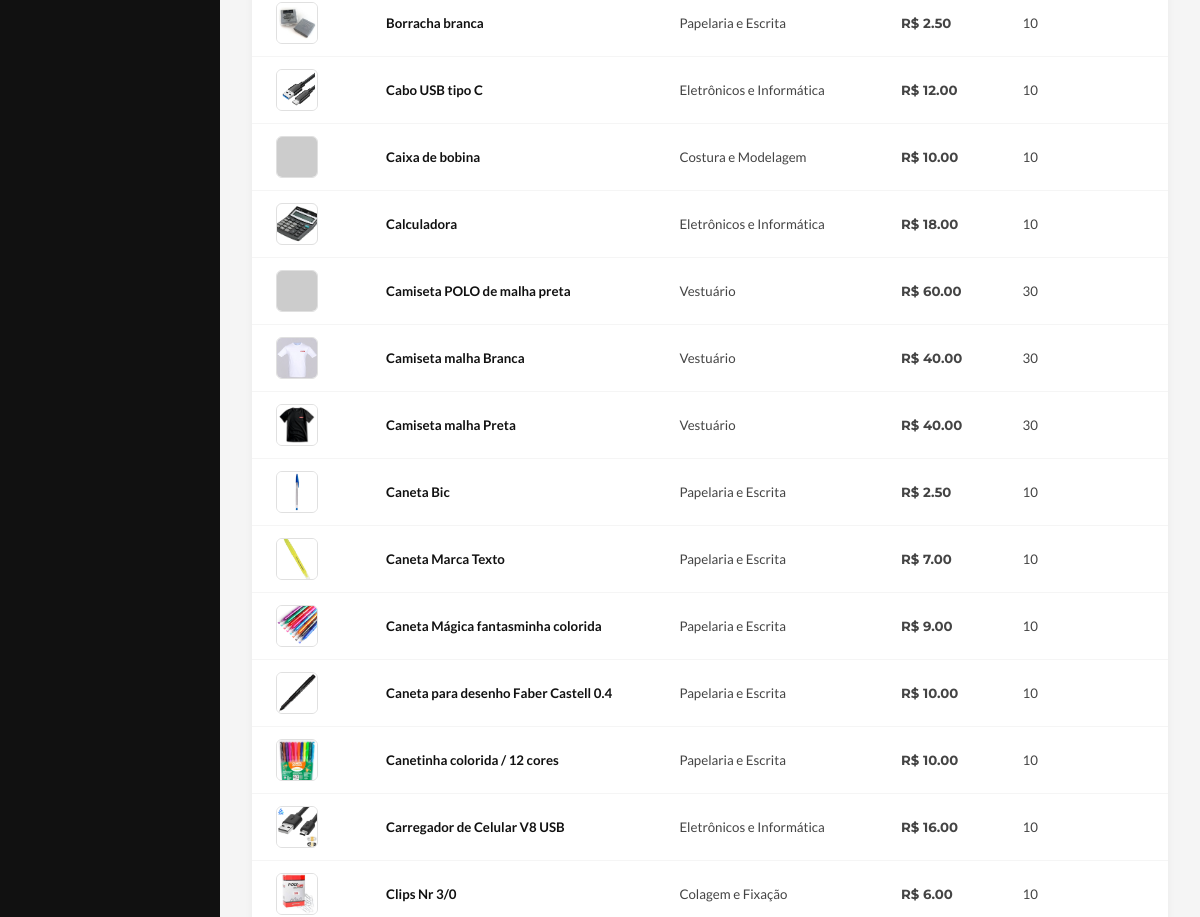
/produtos (signed in, middle part), run on an earlier commit of the app's database.
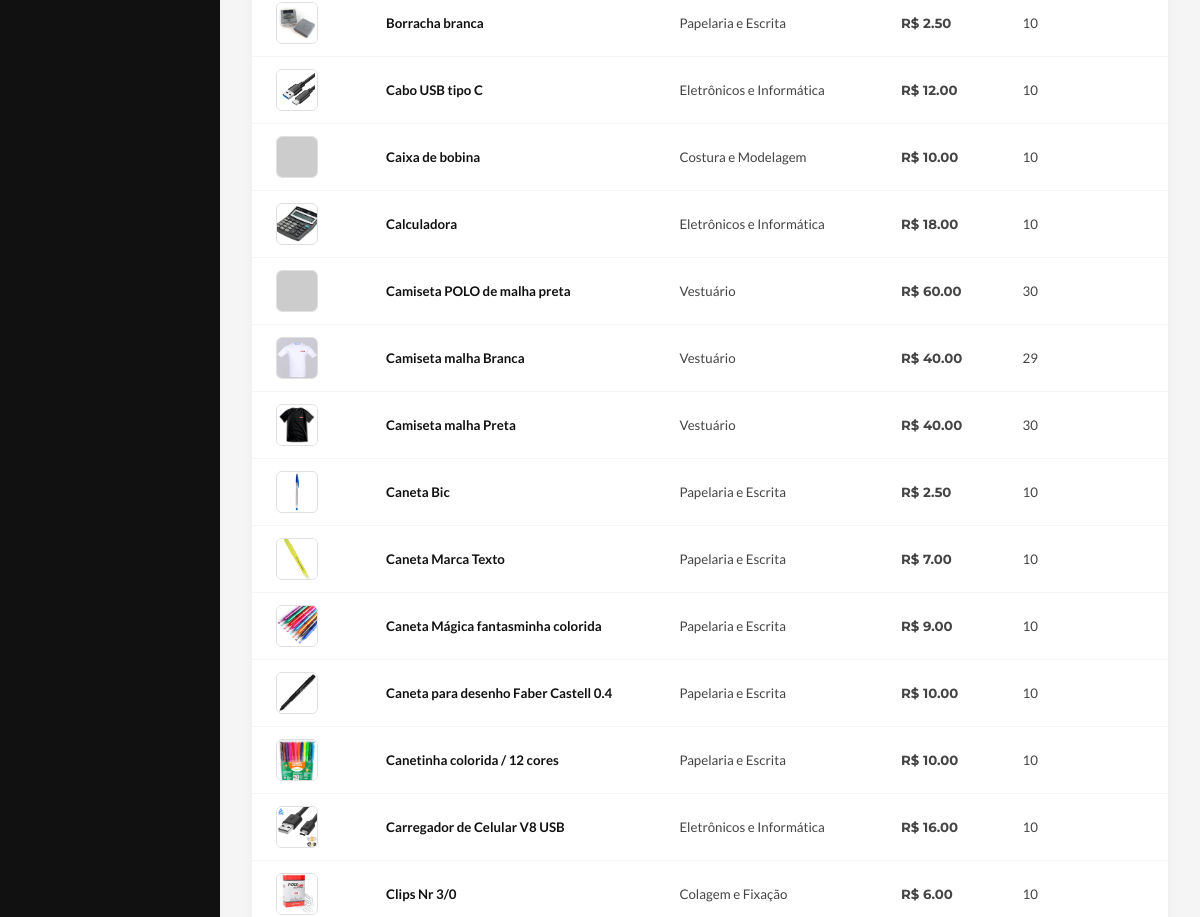
And on a later commit of the database.
### app/models/produto.py (models this page shows, shortened)
class Produto(Base):
    __tablename__ = "produtos"
    id = Column(Integer, primary_key=True, autoincrement=True, index=True)
    nome = Column(String(100), nullable=False)
    preco = Column(Float, nullable=False, default=0.0)
    estoque_atual = Column(Integer, default=0)
    descricao = Column(String(255), nullable=True)
    ativa = Column(Boolean, default=True)
    imagem_path = Column(String(255), nullable=True)
    categoria_id = Column(Integer, ForeignKey("categorias.id", ondelete="SET NULL"), nullable=False)
    categoria = relationship("Categoria", back_populates="produtos")
    variacoes = relationship("ProdutoVariacao", back_populates="produto", cascade="all, delete-orphan", lazy="select")

### app/models/categoria.py (models this page shows)
class Categoria(Base):
    __tablename__ = "categorias"
    id = Column(Integer, primary_key=True, autoincrement=True, index=True)
    nome = Column(String(50), unique=True, nullable=False)
    ativa = Column(Boolean, default=True)
    produtos = relationship("Produto", back_populates="categoria", lazy="select")

### app/controllers/produto_controller.py (the view)
@router.get("")
def listar_produtos(
    request: Request,
    busca: str = "",
    categoria_id: int = 0,
    status: str = "ativos",
    db: Session = Depends(get_db),
    usuario = Depends(get_usuario_logado)
):
    query = db.query(Produto)
    if status == "inativos":
        produtos = query.filter(Produto.ativa == False).all()
    else:
        produtos = query.filter(Produto.ativa == True).all()
    if busca:
        query = query.filter(Produto.nome.ilike(f"%{busca}%"))
    if categoria_id:
        query = query.filter(Produto.categoria_id == categoria_id)
    produtos    = query.order_by(Produto.nome).all()
    categorias  = db.query(Categoria).filter(Categoria.ativa == True).all()
    return templates.TemplateResponse(
        request,
        "produtos/index.html",
        {
            "request":      request,
            "usuario":      usuario,
            "produtos":     produtos,
            "categorias":   categorias,
            "busca":        busca,
            "categoria_id": categoria_id,
            "status_atual": status
        }
    )

### app/templates/produtos/index.html (shortened to what this page needs)
<!DOCTYPE html>
<html lang="pt-br">
<head>
    <link rel="stylesheet" href="static/css/estoque.css">
</head>
<body>
    <aside class="barra-lateral">
        <ul class="barra-nav">
        </ul>
    </aside>
    <div class="conteudo-principal">
        <main class="area-conteudo">
            <div class="card-tabela">
                <table class="tabela-produtos">
                    <tbody>
                        {% for p in produtos %}
                        <tr>
                            <td class="td-imagem">
                                <img src="{{ p.imagem_url }}" alt="{{ p.nome }}">
                            </td>
                            <td class="td-nome">
                                <a href="/produtos/{{ p.id }}">{{ p.nome }}</a>
                            </td>
                            <td>{{ p.categoria.nome if p.categoria else "—" }}</td>
                            <td class="td-preco">R$ {{ "%.2f"|format(p.preco) }}</td>
                            <td>{{ p.estoque_atual }}</td>
                            <td>
                            </td>
                        </tr>
                        {% endfor %}
                    </tbody>
                </table>
            </div>
        </main>
    </div>
</body>
</html>

### app/static/css/estoque.css (style rules this page uses)
*, *::before, *::after { box-sizing: border-box; margin: 0; padding: 0; }
:root { --vermelho: #c8102e; --vermelho-escuro: #a00d25; --preto: #111111; --branco: #ffffff; --cinza-claro: #f5f5f5; --cinza-medio: #e0e0e0; --cinza-texto: #444444; --sombra: 0 4px 24px rgba(0, 0, 0, 0.10); --transicao: 0.22s ease; --largura-barra: 220px; }
html { scroll-behavior: smooth; }
body { font-family: 'Lato', sans-serif; color: var(--preto); background: var(--cinza-claro); overflow-x: hidden; min-height: 100vh; display: flex; }
.barra-lateral { width: var(--largura-barra); min-height: 100vh; background: var(--preto); display: flex; flex-direction: column; position: fixed; left: 0; top: 0; bottom: 0; z-index: 200; }
.barra-nav { list-style: none; padding: 0 12px; flex: 1; }
.conteudo-principal { margin-left: var(--largura-barra); flex: 1; display: flex; flex-direction: column; min-height: 100vh; }
.area-conteudo { padding: 28px 32px; flex: 1; }
.card-tabela { background: var(--branco); border-radius: 14px; box-shadow: 0 2px 8px rgba(0, 0, 0, 0.05); overflow: hidden; animation: aparecer 0.4s ease both; }
.tabela-produtos { width: 100%; border-collapse: collapse; font-size: 0.83rem; }
.td-nome a { color: var(--preto); font-weight: 700; text-decoration: none; transition: color var(--transicao); }
.td-imagem img { width: 42px; height: 42px; border-radius: 6px; object-fit: cover; border: 1.5px solid var(--cinza-medio); display: block; }
.td-preco { font-family: 'Montserrat', sans-serif; font-weight: 700; color: var(--vermelho); }

What changed in the data, as far as the page shows it:
changed Produto "Camiseta malha Branca": estoque_atual "30" → "29"
